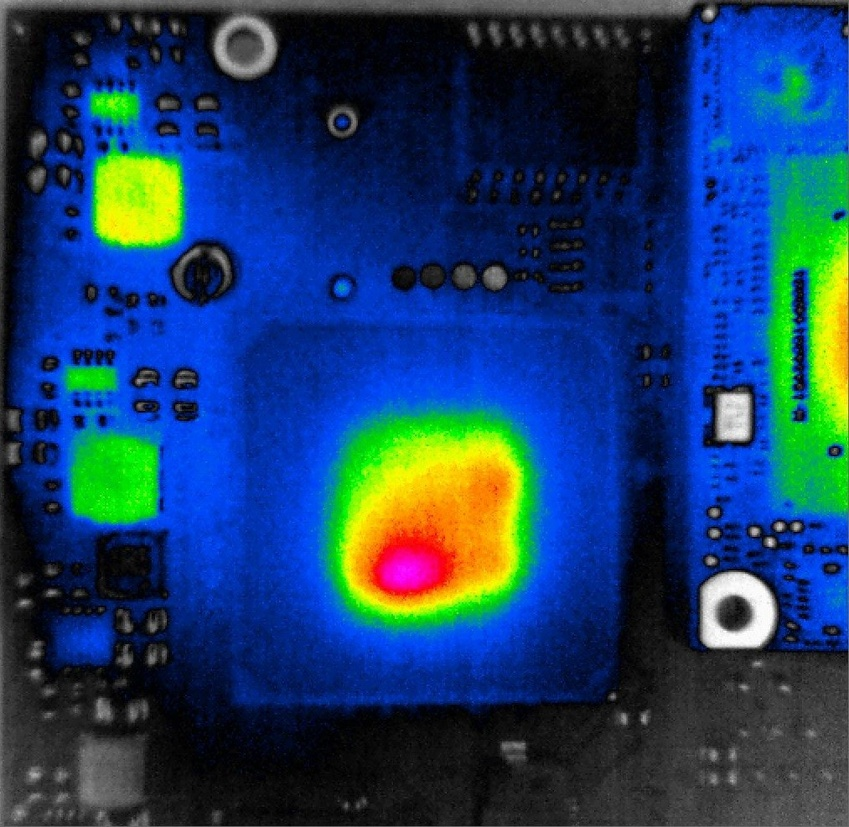
%> input picture pcb_hot_spot_detection/Parameter characterization/cold_fpga.jpg, 849 x 827 px, shrunk from 1013 x 986 before the run
$ octave test_1.m   (GNU Octave 9; MATLAB toolbox functions it lacks are replaced by stand-ins)
%> lines starting %> are read from the running program, lines starting %| are printed output that depends on the picture
%% Parameter characterization
close all, clear all, clc;
cold = imread('cold_fpga.jpg');
%> cold is the input picture: size 827x849x3 uint8; mean R, G, B 27.5, 61.4, 99.9
hot = imread('hot_fpga.jpg');
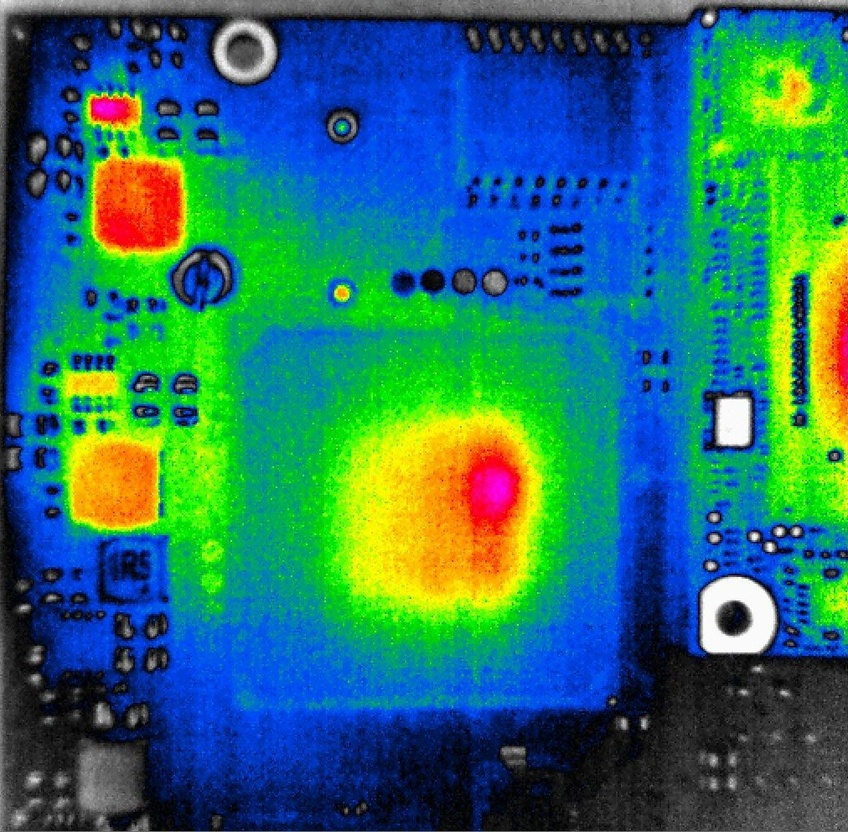
%> input picture pcb_hot_spot_detection/Parameter characterization/hot_fpga.jpg, 848 x 832 px, shrunk from 1012 x 992 before the run
%> hot is the input picture: size 832x848x3 uint8; mean R, G, B 41.5, 112.8, 106.5
%%  1.1 HISTOGRAM (PDF)
rgb_vs_gray = figure (1); rgb_vs_gray.WindowState = 'maximized';
fontsize = 12;
set(0,'DefaultAxesFontSize',fontsize);
title('Hot FPGA');
% HOT SPOT
subplot(2,4,1),imshow(hot),title('Hot FPGA'), colorbar;
subplot(2,4,2),histfit(hot(:),220), grid on ,title('Hot FPGA PDF'), colorbar;
gry_hot = rgb2gray(hot);
subplot(2,4,3),imshow(gry_hot), title('Hot FPGA Gray Scale'), colorbar;
subplot(2,4,4),histfit(gry_hot(:),220), grid on, , title('Hot FPGA GS PDF'), colorbar;
% COLD SPOT
subplot(2,4,5),image(cold),title('Cold FPGA'), colorbar;
subplot(2,4,6),histfit(cold(:),220), grid on ,title('Cold FPGA PDF'), colorbar;
gry_cold = rgb2gray(cold);
subplot(2,4,7),imshow(gry_cold), title('Cold FPGA Gray Scale'), colorbar;
subplot(2,4,8),histfit(gry_cold(:),220), grid on, title('Cold FPGA GS PDF'), colorbar;
%> after `colorbar`:
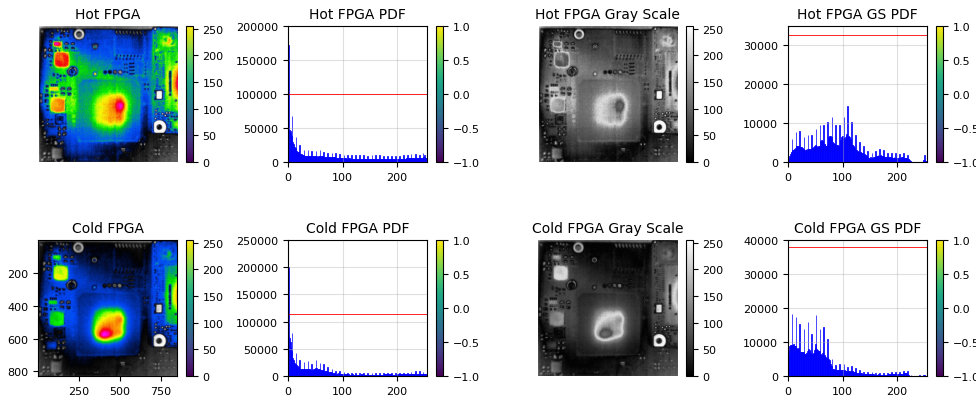
%> figure redrawn from the program's plot data, 8 panels
%% 1.2 Covariance
gry_hot = double(gry_hot);
%> gry_hot: size 832x848 double
gry_cold = double(gry_cold);
%> gry_cold: size 827x849 double
cold_cov = cov(gry_cold);
hot_cov = cov(gry_hot);
coviariance_fig = figure(2); coviariance_fig.WindowState = 'maximized';
subplot(2,2,1), imshow(cold), colorbar;
subplot(2,2,2), imshow(cold_cov), colorbar;
subplot(2,2,3), imshow(hot), colorbar;
subplot(2,2,4), imshow(hot_cov), colorbar;
%> after `imshow(hot_cov)`:
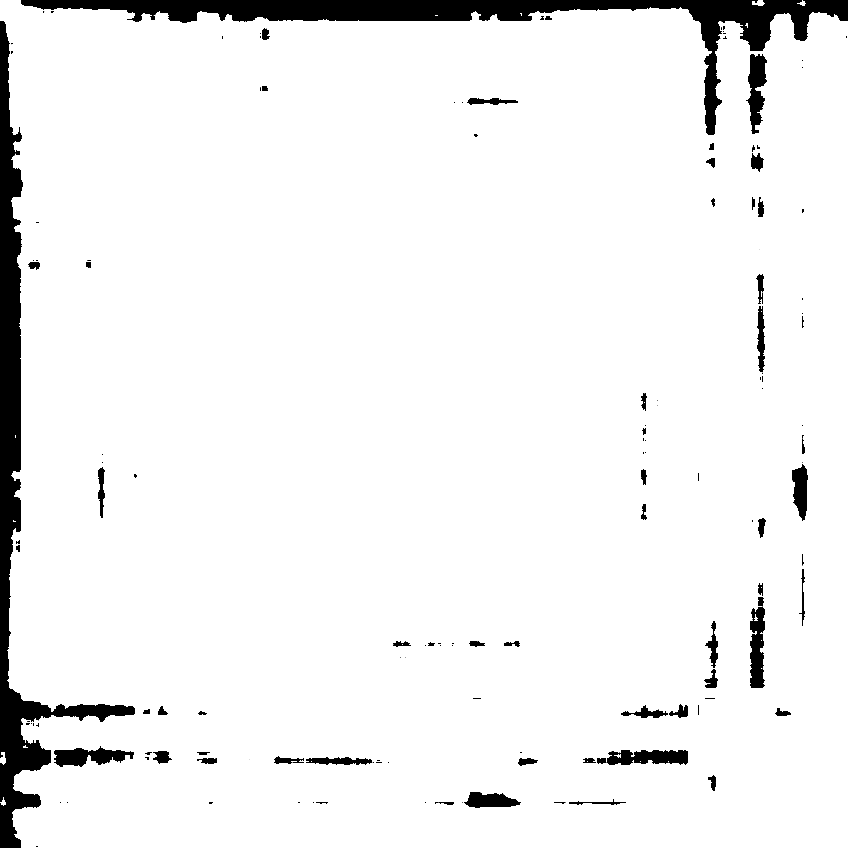
%> displayed picture: size 848x848, on the screen's scale of 0 to 255; min 0, max 255, mean 240.4
%% 2.1 RBB ANALYSIS BIVARIATE HISTOGRAM
for i = 1:2
    if (i == 1)
        fig_hot = figure(3);fig_hot.WindowState = 'maximized';fig_hot.Name = 'HOT RGB ANALYSIS';
        r = hot(:,:,1); g = hot(:,:,2); b = hot(:,:,3);
%> after `r = hot(:,:,1)`:
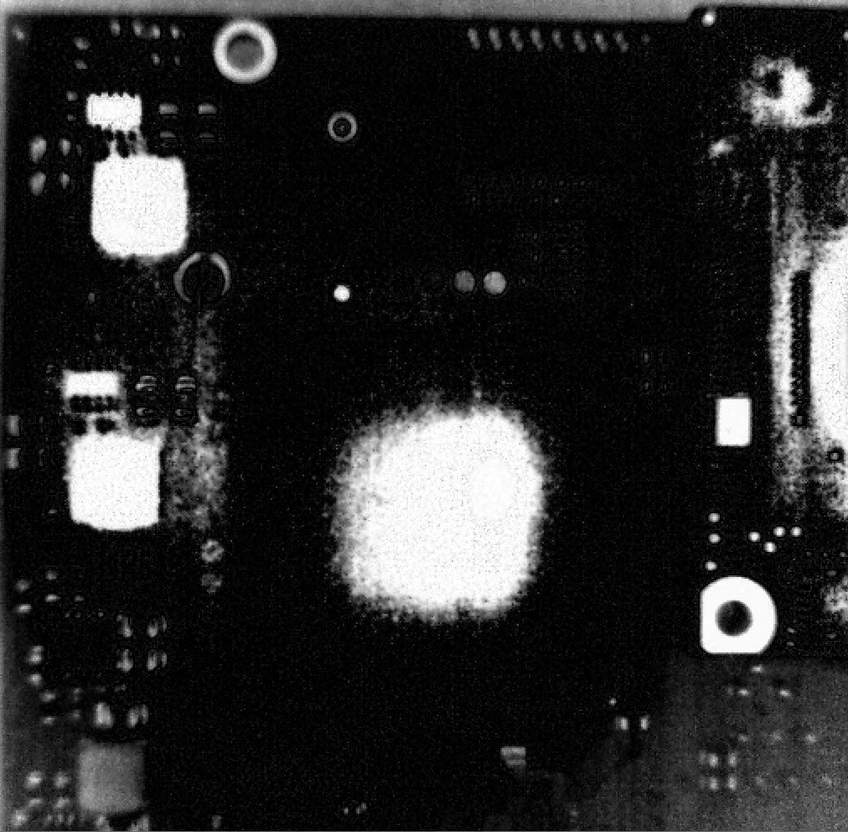
%> r: size 832x848 uint8; min 0, max 255, mean 41.5
%> after `g = hot(:,:,2)`:
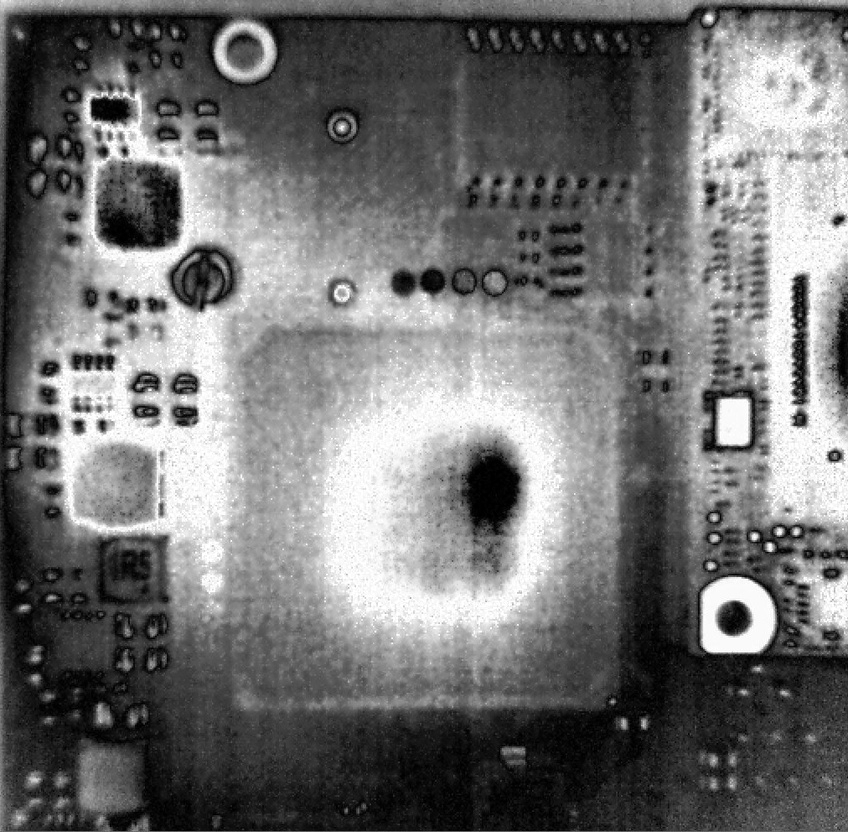
%> g: size 832x848 uint8; min 0, max 255, mean 112.8
%> after `b = hot(:,:,3)`:
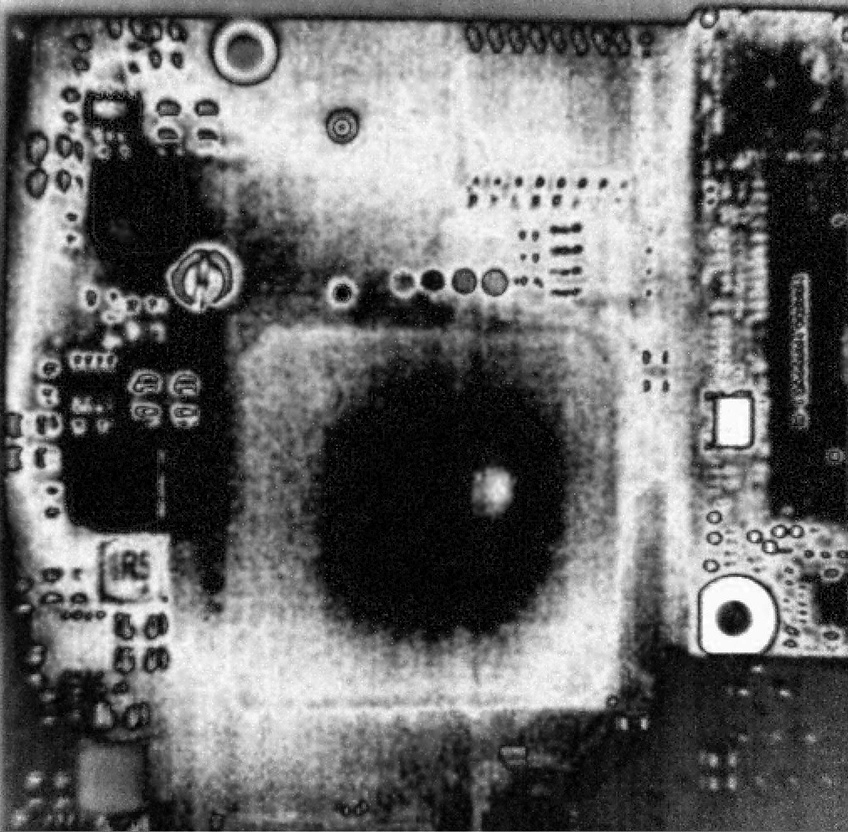
%> b: size 832x848 uint8; min 0, max 255, mean 106.5
    else
        fig_cold = figure(4);fig_cold.WindowState = 'maximized';fig_cold.Name = 'COLD RGB ANALYSIS';
        r = cold(:,:,1); g = cold(:,:,2); b = cold(:,:,3);
    end
    % RED VS GRREN

    subplot(2,2,1);
%> (the run ends here)
